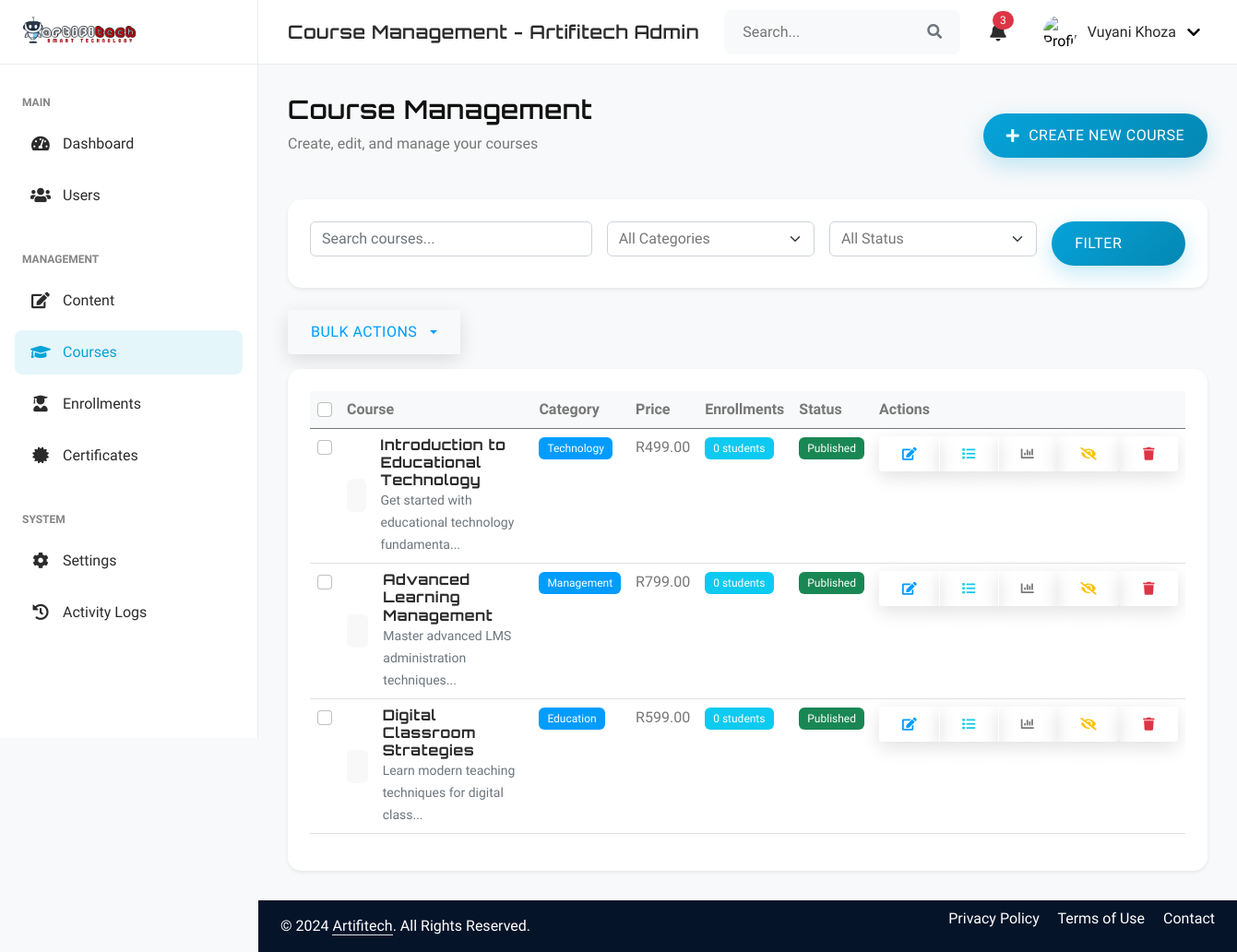
The page /back_office/courses.php (signed in) on the database its author committed.
### tables this page shows
CREATE TABLE `courses` (
  `id` int(11) NOT NULL AUTO_INCREMENT,
  `title` varchar(255) NOT NULL,
  `name` varchar(255) NOT NULL,
  `short_description` text DEFAULT NULL,
  `description` text DEFAULT NULL,
  `category` varchar(50) DEFAULT NULL,
  `price` decimal(10,2) DEFAULT 0.00,
  `thumbnail` varchar(255) DEFAULT NULL,
  `duration` varchar(50) DEFAULT NULL,
  `status` enum('draft','published') DEFAULT 'draft',
  `students_count` int(11) DEFAULT 0,
  `created_at` timestamp NULL DEFAULT current_timestamp(),
  `updated_at` timestamp NULL DEFAULT current_timestamp() ON UPDATE current_timestamp(),
  PRIMARY KEY (`id`)
);

### back_office/courses.php (the view, shortened to what this page needs)
<?php
$courses = [];
$page_number = isset($_GET['page']) ? (int)$_GET['page'] : 1;
$items_per_page = 10;
$offset = ($page_number - 1) * $items_per_page;
try {
    $conn = getDBConnection();
    $query = "
        SELECT c.*, COUNT(e.id) as enrollment_count
        FROM courses c
        LEFT JOIN enrollments e ON c.id = e.course_id
        GROUP BY c.id
        ORDER BY c.created_at DESC
        LIMIT ? OFFSET ?
    ";
    $stmt = $conn->prepare($query);
    if ($stmt->execute([$items_per_page, $offset])) {
        $courses = $stmt->fetchAll(PDO::FETCH_ASSOC);
    }
} catch (Exception $e) {
    error_log("Error in courses.php: " . $e->getMessage());
    $error = "An error occurred while fetching courses.";
}
?>
<div class="d-flex justify-content-between align-items-center mb-4">
    <div>
        <h1 class="h3 mb-2 text-gray-800">Course Management</h1>
        <p class="mb-4">Create, edit, and manage your courses</p>
    </div>
    <div>
        <a href="course_create.php" class="btn btn-primary">
            <i class="fas fa-plus"></i> Create New Course
        </a>
    </div>
</div>
<div class="card border-0 shadow-sm mb-4">
    <div class="card-body">
        <form method="GET" class="row g-3">
            <div class="col-md-4">
                <input type="text" class="form-control" name="search" placeholder="Search courses..."
                       value="<?php echo htmlspecialchars($_GET['search'] ?? ''); ?>">
            </div>
            <div class="col-md-3">
                <select class="form-select" name="category">
                    <option value="">All Categories</option>
                </select>
            </div>
            <div class="col-md-3">
                <select class="form-select" name="status">
                    <option value="">All Status</option>
                </select>
            </div>
            <div class="col-md-2">
                <button type="submit" class="btn btn-primary w-100">Filter</button>
            </div>
        </form>
    </div>
</div>
<div class="mb-3">
    <div class="btn-group">
        <button type="button" class="btn btn-outline-primary dropdown-toggle" data-bs-toggle="dropdown">
            Bulk Actions
        </button>
    </div>
</div>
<div class="card border-0 shadow-sm">
    <div class="card-body">
        <div class="table-responsive">
            <table class="table table-hover">
                <thead>
                    <tr>
                        <th>
                            <input type="checkbox" class="form-check-input" id="selectAll">
                        </th>
                        <th>Course</th>
                        <th>Category</th>
                        <th>Price</th>
                        <th>Enrollments</th>
                        <th>Status</th>
                        <th>Actions</th>
                    </tr>
                </thead>
                <tbody>
                    <?php if (empty($courses)): ?>
                    <tr>
                        <td colspan="7" class="text-center py-4">
                            <p class="text-muted mb-0">No courses found</p>
                        </td>
                    </tr>
                    <?php else: ?>
                    <?php foreach ($courses as $course): ?>
                    <tr>
                        <td>
                            <input type="checkbox" class="form-check-input course-select"
                                   name="selected_courses[]" value="<?php echo $course['id']; ?>">
                        </td>
                        <td>
                            <div class="d-flex align-items-center">
                                <?php if (!empty($course['thumbnail'])): ?>
                                <img src="<?php echo htmlspecialchars($course['thumbnail']); ?>"
                                     alt="Course Thumbnail"
                                     class="rounded me-3"
                                     style="width: 48px; height: 36px; object-fit: cover;">
                                <?php else: ?>
                                <div class="bg-light rounded me-3" style="width: 48px; height: 36px;"></div>
                                <?php endif; ?>
                                <div>
                                    <h6 class="mb-0"><?php echo htmlspecialchars($course['title']); ?></h6>
                                    <small class="text-muted"><?php echo htmlspecialchars(substr($course['short_description'], 0, 50)) . '...'; ?></small>
                                </div>
                            </div>
                        </td>
                        <td>
                            <span class="badge bg-primary">
                                <?php echo ucfirst(htmlspecialchars($course['category'])); ?>
                            </span>
                        </td>
                        <td>R<?php echo number_format($course['price'], 2); ?></td>
                        <td>
                            <span class="badge bg-info">
                                <?php echo number_format($course['enrollment_count']); ?> students
                            </span>
                        </td>
                        <td>
                            <?php if ($course['status'] === 'published'): ?>
                                <span class="badge bg-success">Published</span>
                            <?php else: ?>
                                <span class="badge bg-warning">Draft</span>
                            <?php endif; ?>
                        </td>
                        <td>
                            <div class="btn-group">
                                <a href="course_edit.php?id=<?php echo $course['id']; ?>"
                                   class="btn btn-sm btn-outline-primary"
                                   title="Edit Course">
                                    <i class="fas fa-edit"></i>
                                </a>
                                <a href="course_content.php?id=<?php echo $course['id']; ?>"
                                   class="btn btn-sm btn-outline-info"
                                   title="Manage Content">
                                    <i class="fas fa-list"></i>
                                </a>
                                <a href="course_stats.php?id=<?php echo $course['id']; ?>"
                                   class="btn btn-sm btn-outline-secondary"
                                   title="View Statistics">
                                    <i class="fas fa-chart-bar"></i>
                                </a>
                                <?php if ($course['status'] === 'published'): ?>
                                <form method="POST" class="d-inline">
                                    <button type="submit" class="btn btn-sm btn-outline-warning" title="Unpublish Course">
                                        <i class="fas fa-eye-slash"></i>
                                    </button>
                                </form>
                                <?php endif; ?>
                                <form method="POST" class="d-inline" onsubmit="return confirm('Are you sure you want to delete this course?');">
                                    <button type="submit" class="btn btn-sm btn-outline-danger" title="Delete Course">
                                        <i class="fas fa-trash"></i>
                                    </button>
                                </form>
                            </div>
                        </td>
                    </tr>
                    <?php endforeach; ?>
                    <?php endif; ?>
                </tbody>
            </table>
        </div>
    </div>
</div>
<?php
include 'admin_template.php';
?>

### css/style.css (style rules this page uses)
:root { --primary: #2563eb; --primary-dark: #1d4ed8; --primary-light: #3b82f6; --secondary: #10b981; --secondary-dark: #059669; --light: #f8fafc; --dark: #0f172a; --heading-font: 'Orbitron', sans-serif; --body-font: 'Exo 2', sans-serif; --primary-rgb: 37, 99, 235; --secondary-rgb: 16, 185, 129; --gray-100: #f1f5f9; --gray-200: #e2e8f0; --gray-300: #cbd5e1; --gray-400: #94a3b8; --gray-500: #64748b; --gray-600: #475569; --gray-700: #334155; --gray-800: #1e293b; --gray-900: #0f172a; }
.btn { display: inline-flex; align-items: center; gap: 10px; padding: 12px 25px; border-radius: 50px; font-weight: 600; transition: all 0.3s ease; position: relative; overflow: hidden; border: none; box-shadow: 0 6px 20px rgba(0, 0, 0, 0.12); }
.btn.btn-primary { background: linear-gradient(135deg, var(--primary), var(--primary-dark)); color: var(--light); border: none; box-shadow: 0 8px 25px rgba(var(--primary-rgb), 0.25); }
h1, h2, h3, h4, h5, h6, .h1, .h2, .h3, .h4, .h5, .h6 { font-family: var(--heading-font); font-weight: 600; letter-spacing: 0.5px; }
body { font-family: var(--body-font); font-weight: 400; }
.btn { font-family: var(--body-font); font-weight: 500; letter-spacing: 0.5px; text-transform: uppercase; }
.card { border: none; border-radius: 15px; box-shadow: 0 8px 30px rgba(0, 0, 0, 0.08); transition: all 0.3s ease; }
.card-body { padding: 1.5rem; }
html { font-size: 16px; }
h1, h2, h3, h4, h5, h6 { font-family: var(--heading-font); font-weight: 700; line-height: 1.2; color: var(--text-primary); }
h1 { font-size: 2.5rem; }
h6 { font-size: 1rem; }
.btn { box-shadow: 0 6px 20px rgba(0, 0, 0, 0.12); }
.btn.btn-primary { box-shadow: 0 8px 25px rgba(var(--primary-rgb), 0.25); }
.card { box-shadow: 0 8px 30px rgba(0, 0, 0, 0.08); }

### css/back-office.css (style rules this page uses)
:root { --bg-primary: #f8f9fa; --bg-secondary: #ffffff; --text-primary: #2B2B2B; --text-secondary: #6c757d; --text-muted: #858585; --border-color: #e9ecef; --primary: #06A3DA; --primary-rgb: 6, 163, 218; --primary-dark: #0487B1; --header-height: 70px; --sidebar-width: 280px; --content-padding: 2rem; --transition-base: all 0.3s ease; --shadow-sm: 0 0.125rem 0.25rem rgba(0, 0, 0, 0.075); --shadow-lg: 0 1rem 3rem rgba(0, 0, 0, 0.175); }

### css/dashboard-common.css (style rules this page uses)
:root { --primary: #06A3DA; --primary-dark: #0487B1; --primary-rgb: 6, 163, 218; --secondary: #34AD54; --secondary-rgb: 52, 173, 84; --dark: #0B2154; --light: #ffffff; --header-height: 70px; --sidebar-width: 280px; --heading-font: 'Orbitron', sans-serif; --body-font: 'Exo 2', sans-serif; }

### back_office/courses.php (style rules this page uses)
.card { border-radius: 15px; overflow: hidden; }
.btn-group .btn { border-radius: 0; }
.btn-group .btn:first-child { border-top-left-radius: 4px; border-bottom-left-radius: 4px; }
.btn-group .btn:last-child { border-top-right-radius: 4px; border-bottom-right-radius: 4px; }
.table th { font-weight: 600; background-color: #f8f9fa; }
.badge { font-weight: 500; padding: 0.5em 0.75em; }

### rows shown on the page
courses: title "Introduction to Educational Technology", short_description "Get started with educational technology fundamenta", category "Technology", price "499.00", enrollment_count "0", status "Published"
courses: title "Advanced Learning Management", short_description "Master advanced LMS administration techniques", category "Management", price "799.00", enrollment_count "0", status "Published"
courses: title "Digital Classroom Strategies", short_description "Learn modern teaching techniques for digital class", category "Education", price "599.00", enrollment_count "0", status "Published"

### other values the page prints
$title "Course Management - Artifitech Admin"
$_SESSION['user_name'] "Vuyani Khoza"
